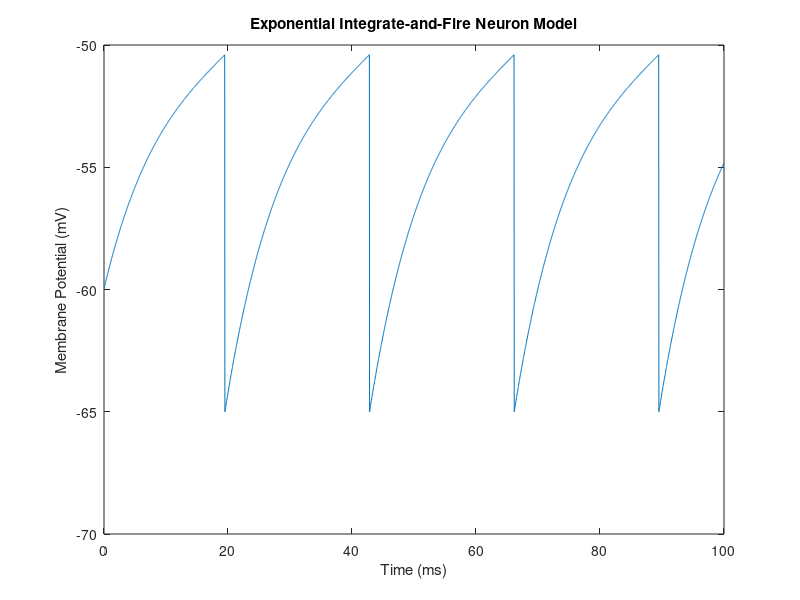

Write the MATLAB code that produced this figure.
% Time parameters
dt = 1/30;               % Time step (ms)
T = 100;                 % Total simulation time (ms)
time = 0:dt:T;           % Time vector

% Neuron parameters
C = 281;                 % Membrane capacitance (pF)
gL = 30;                 % Leak conductance (nS)
EL = -60;              % Leak reversal potential (mV)
DeltaT = 2;              % Slope factor (mV)
VT = -50.4;              % Spike threshold (mV)
V_reset = -65;         % Reset potential (mV)

% Input current
Iext = 300;              % External current (pA)

% Initialization
V = EL;                  % Membrane potential (mV)
V_trace = zeros(size(time));  % Voltage trace

for t = 1:length(time)

    dVdt = (-gL*(V - EL) + gL*DeltaT*exp((V - VT)/DeltaT) + Iext)/C;
    V = V + dVdt * dt;

    if V >= VT
%         V = 60;
%     elseif V == 60
        V = V_reset;
    end

    V_trace(t) = V;
end

% Plot the results
figure;
plot(time, V_trace);
xlabel('Time (ms)');
ylabel('Membrane Potential (mV)');
title('Exponential Integrate-and-Fire Neuron Model');